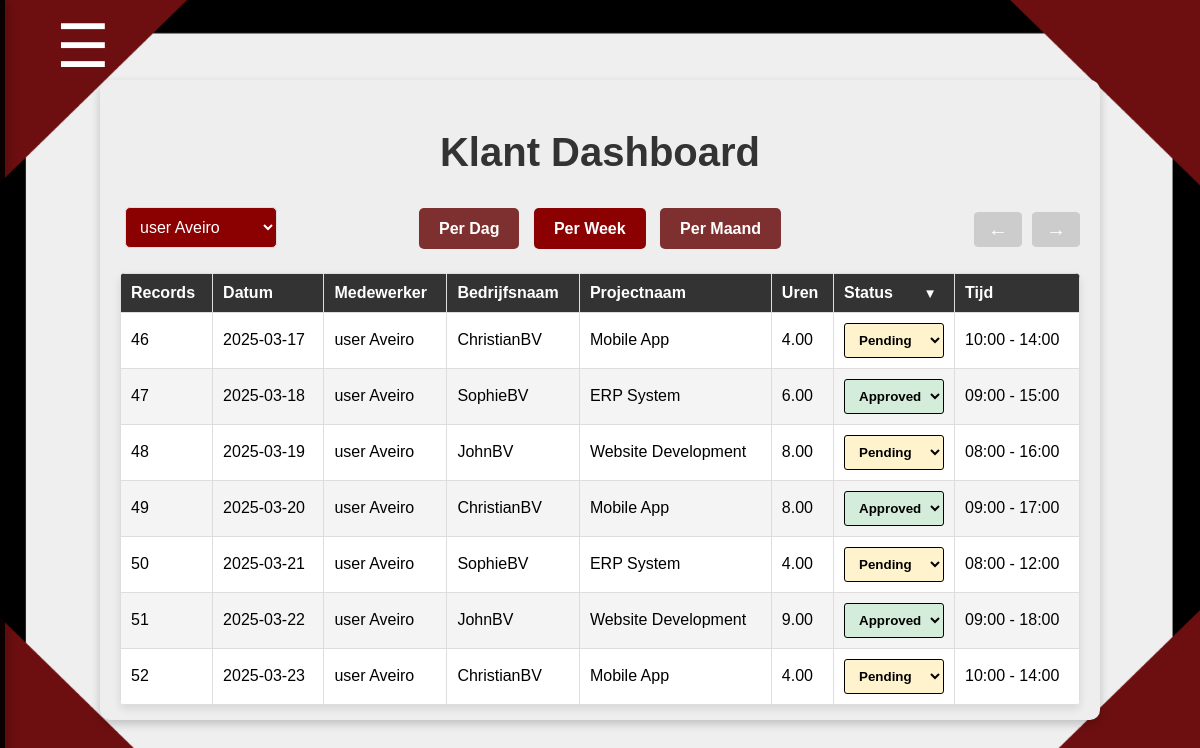
The app's page /klant-dashboard.php?filter=week&user_id=1 (signed in) with its own data.
### tables this page shows
CREATE TABLE `hours` (
                         `hours_id` int(11) NOT NULL,
                         `user_id` int(11) NOT NULL DEFAULT 1,
                         `project_id` int(11) NOT NULL,
                         `date` date NOT NULL,
                         `start_hours` time NOT NULL,
                         `eind_hours` time NOT NULL,
                         `hours` decimal(4,2) NOT NULL CHECK (`hours` between 0 and 24),
                         `accord` enum('Pending','Approved','Rejected') NOT NULL DEFAULT 'Pending',
                         `contract_hours` decimal(6,2) DEFAULT NULL,
                         `beschrijving` varchar(255) DEFAULT NULL
);

CREATE TABLE `users` (
                         `user_id` int(11) NOT NULL,
                         `name` varchar(255) NOT NULL,
                         `achternaam` varchar(255) NOT NULL,
                         `email` varchar(255) NOT NULL,
                         `telefoon` varchar(50) NOT NULL,
                         `password` varchar(255) NOT NULL,
                         `role` varchar(50) NOT NULL DEFAULT 'user'
);

CREATE TABLE `klant` (
                         `klant_id` int(11) NOT NULL,
                         `voornaam` varchar(255) NOT NULL,
                         `achternaam` varchar(255) NOT NULL,
                         `password` varchar(255) NOT NULL,
                         `role` varchar(50) NOT NULL DEFAULT 'klant',
                         `email` varchar(255) NOT NULL,
                         `telefoon` varchar(50) NOT NULL,
                         `bedrijfnaam` varchar(255) NOT NULL DEFAULT ''
);

CREATE TABLE `project` (
                           `project_id` int(11) NOT NULL,
                           `project_naam` varchar(255) NOT NULL,
                           `klant_id` int(11) NOT NULL,
                           `user_id` int(11) NOT NULL,
                           `beschrijving` text NOT NULL
);

### klant-dashboard.php (the view, shortened to what this page needs)
<?php
$filter = $_GET['filter'] ?? 'day';
$selectedUserId = $_GET['user_id'] ?? '';
$sql = "SELECT h.hours_id, h.date, u.name, u.achternaam, h.hours, h.start_hours, h.eind_hours, h.accord,
                k.bedrijfnaam AS bedrijfsnaam, p.project_naam AS projectnaam
        FROM hours h
        JOIN users u ON h.user_id = u.user_id
        LEFT JOIN project p ON h.project_id = p.project_id
        LEFT JOIN klant k ON p.klant_id = k.klant_id
        WHERE h.date BETWEEN :start_date AND :end_date";
if (!empty($selectedUserId)) {
    $sql .= " AND u.user_id = :user_id";
}
$limit = 7;
$page = max(1, (int)($_GET['page'] ?? 1));
$offset = ($page - 1) * $limit;
$dateRange = [
    'day' => [date('Y-m-d'), date('Y-m-d')],
    'week' => [date('Y-m-d', strtotime('monday this week')), date('Y-m-d', strtotime('sunday this week'))],
    'month' => [date('Y-m-01'), date('Y-m-t')]
];
[$start_date, $end_date] = $dateRange[$filter] ?? $dateRange['day'];
try {
    $stmt = $pdo->prepare($sql . " ORDER BY h.date ASC LIMIT :limit OFFSET :offset");
    $params = ['start_date' => $start_date, 'end_date' => $end_date];
    if (!empty($selectedUserId)) $params['user_id'] = $selectedUserId;
    foreach ($params as $key => $val) $stmt->bindValue(":$key", $val);
    $stmt->bindValue(':limit', $limit, PDO::PARAM_INT);
    $stmt->bindValue(':offset', $offset, PDO::PARAM_INT);
    $stmt->execute();
    $hoursData = $stmt->fetchAll(PDO::FETCH_ASSOC);
    $gebruikers = $pdo->query("SELECT user_id, name, achternaam FROM users WHERE role = 'user' ORDER BY name ASC")
        ->fetchAll(PDO::FETCH_ASSOC);
    $sqlTotal = "
        SELECT COUNT(*) FROM hours h
        JOIN users u ON h.user_id = u.user_id
        LEFT JOIN project p ON h.project_id = p.project_id
        LEFT JOIN klant k ON p.klant_id = k.klant_id
        WHERE h.date BETWEEN :start_date AND :end_date"
        . (!empty($selectedUserId) ? " AND u.user_id = :user_id" : "");
    $stmtTotal = $pdo->prepare($sqlTotal);
    $stmtTotal->execute($params);
    $totalRecords = $stmtTotal->fetchColumn();
    $totalPages = ceil($totalRecords / $limit);
} catch (PDOException $e) {
    die("Fout bij het ophalen van gegevens: " . $e->getMessage());
}
?>
<!DOCTYPE html>
<html lang="nl">
<head>
    <link rel="stylesheet" href="css/gebruikers_uren.css">
</head>
<body>
<?php include 'sidebar.php'; ?>
<div class="container">
    <h1>Klant Dashboard</h1>
    <div class="filter-links">
        <a href="?filter=day&user_id=<?php echo urlencode($selectedUserId); ?>" class="<?php echo $filter === 'day' ? 'active' : ''; ?>">Per Dag</a>
        <a href="?filter=week&user_id=<?php echo urlencode($selectedUserId); ?>" class="<?php echo $filter === 'week' ? 'active' : ''; ?>">Per Week</a>
        <a href="?filter=month&user_id=<?php echo urlencode($selectedUserId); ?>" class="<?php echo $filter === 'month' ? 'active' : ''; ?>">Per Maand</a>
    </div>
    <div class="filters">
        <select id="gebruikerFilter" onchange="updateGebruikerFilter()">
            <?php foreach ($gebruikers as $gebruiker): ?>
                <option value="<?php echo htmlspecialchars($gebruiker['user_id']); ?>"
                    <?php echo $gebruiker['user_id'] == ($_GET['user_id'] ?? '') ? 'selected' : ''; ?>>
                    <?php echo htmlspecialchars($gebruiker['name'] . ' ' . $gebruiker['achternaam']); ?>
                </option>
            <?php endforeach; ?>
        </select>
    </div>
    <table id="urenTabel">
        <thead>
        <tr>
            <th>Records</th>
            <th>Datum</th>
            <th>Medewerker</th>
            <th>Bedrijfsnaam</th>
            <th>Projectnaam</th>
            <th>Uren</th>
            <th class="status-th">
                Status
                <button id="dropdown-btn" class="dropdown-btn">▼</button>
            </th>
            <th>Tijd</th>
        </tr>
        </thead>
        <tbody>
        <div class="pagination">
            <a href="?page=<?php echo max(1, $page - 1); ?>&filter=<?php echo urlencode($filter); ?>&bedrijfsnaam=<?php echo urlencode($selectedBedrijfsnaam); ?>" class="prev <?php echo ($page <= 1) ? 'disabled' : ''; ?>" <?php echo ($page <= 1) ? 'aria-disabled="true"' : ''; ?>>&#8592;</a>
            <a href="?page=<?php echo min($totalPages, $page + 1); ?>&filter=<?php echo urlencode($filter); ?>&bedrijfsnaam=<?php echo urlencode($selectedBedrijfsnaam); ?>" class="next <?php echo ($page >= $totalPages) ? 'disabled' : ''; ?>" <?php echo ($page >= $totalPages) ? 'aria-disabled="true"' : ''; ?>>&#8594;</a>
        </div>
        <?php if (empty($hoursData)): ?>
            <tr><td colspan="8">Geen gegevens gevonden.</td></tr>
        <?php else: ?>
            <?php foreach ($hoursData as $row): ?>
                <tr>
                    <td><?php echo htmlspecialchars($row['hours_id']); ?></td>
                    <td><?php echo htmlspecialchars($row['date']); ?></td>
                    <td><?php echo htmlspecialchars($row['name'] . ' ' . $row['achternaam']); ?></td>
                    <td><?php echo htmlspecialchars($row['bedrijfsnaam'] ?? 'N/A'); ?></td>
                    <td><?php echo htmlspecialchars($row['projectnaam'] ?? 'N/A'); ?></td>
                    <td><?php echo htmlspecialchars($row['hours']); ?></td>
                    <td class="select-td">
                        <select class="status-dropdown <?php echo strtolower($row['accord']); ?>" data-hours-id="<?php echo htmlspecialchars($row['hours_id']); ?>">
                            <option value="Pending" <?php echo $row['accord'] === 'Pending' ? 'selected' : ''; ?>>Pending</option>
                            <option value="Approved" <?php echo $row['accord'] === 'Approved' ? 'selected' : ''; ?>>Approved</option>
                        </select>
                    </td>
                    <td><?php echo date('H:i', strtotime($row['start_hours'])) . ' - ' . date('H:i', strtotime($row['eind_hours'])); ?></td>
                </tr>
            <?php endforeach; ?>
        <?php endif; ?>
        </tbody>
    </table>
</div>
</body>
</html>

### sidebar.php (shortened to what this page needs)
<!DOCTYPE html>
<html lang="en">
<head>
    <link href="css/sidebar.css" rel="stylesheet">
</head>
<body>
<button class="toggle-btn" id="toggleBtn" onclick="toggleSidebar()">☰</button>
<div id="mySidebar" class="sidebar">
</div>
</body>
</html>

### css/gebruikers_uren.css (style rules this page uses)
body { font-family: Arial, sans-serif; margin: 0; padding: 0; background-image: url("../img/achtergrond(nieuw).png"); background-size: 100% 100%; height: 100vh; display: flex; justify-content: center; align-items: center; }
.container { position: relative; width: 80%; max-width: 1200px; margin: 20px auto; padding: 20px; background-color: #EEEEEE; border-radius: 10px; box-shadow: 0px 4px 10px rgba(0, 0, 0, 0.2); height: 600px; }
h1 { text-align: center; color: #333; margin-top: 30px; font-size: 2.5em; }
.filter-links { text-align: center; position: absolute; left: 50%; transform: translateX(-50%); top: 140px; }
.filter-links a { padding: 12px 20px; margin: 5px; text-decoration: none; color: #fff; background-color: rgba(99, 1, 1, 0.8); border-radius: 5px; transition: background-color 0.3s; font-weight: bold; }
.filter-links a:hover, .filter-links a.active { background: #8b0000; }
.filters { margin-bottom: 20px; }
.filters select, .filters input, .filters button { padding: 10px; margin: 5px; border: 1px solid #ddd; border-radius: 5px; font-size: 16px; background-color: #8b0000; color: white; transition: background-color 0.3s, color 0.3s; }
.filters select { padding: 10px; margin: 5px; border: 1px solid #ddd; border-radius: 5px; font-size: 16px; background-color: #8b0000; color: white; transition: background-color 0.3s, color 0.3s; }
.filters select option { color: white; }
table { width: 100%; border-collapse: collapse; background: white; box-shadow: 0px 4px 8px rgba(0, 0, 0, 0.1); border-radius: 5px; overflow: hidden; margin-top: 20px; }
th, td { padding: 10px; border: 1px solid #ddd; text-align: left; }
th { background: #333; color: white; font-weight: bold; }
tr:nth-child(even) { background: #f4f4f4; }
.pagination { position: absolute; right: 15px; top: 122px; display: flex; justify-content: flex-end; align-items: center; }
.pagination a { padding: 6px 14px; text-decoration: none; background-color: #8b0000; color: white; margin: 10px 5px; font-size: 20px; display: inline-block; transition: background-color 0.3s; border-radius: 10%; text-align: center; }
.pagination a.disabled { background-color: #ccc; cursor: not-allowed; }
select.status-dropdown { height: 35px; border-radius: 3px; font-weight: bold; padding-left: 10px; padding-right: 5px; border: solid 1px black; }
select.status-dropdown option { background-color: #fff; border-radius: 0; font-size: 14px; }
select.status-dropdown::after { content: ''; position: absolute; top: 50%; right: 10px; border: 6px solid transparent; pointer-events: none; transform: translateY(-50%); }
.status-th { width: 100px; }
.status-dropdown { padding: 5px; border-radius: 4px; border: 1px solid #ccc; color: black; background-color: white; }
.status-dropdown.approved { background-color: #d4edda; }
.status-dropdown.pending { background-color: #fff3cd; }
.status-dropdown option { color: black; background-color: white; }
.status-dropdown option:checked { background-color: #e0e0e0; }
.dropdown-btn { text-decoration: none; background-color: transparent; color: white; border: none; margin-left: 20px; cursor: pointer; }

### css/sidebar.css (style rules this page uses)
.sidebar { height: 100%; width: 250px; position: fixed; top: 0; left: -250px; background-color: white; opacity: 0.9; overflow-x: hidden; transition: 0.5s; padding-top: 20px; display: flex; flex-direction: column; align-items: center; gap: 15px; border-right: outset 5px black; box-shadow: 4px 0px 10px rgba(0, 0, 0, 0.2); z-index: 9999; }
.toggle-btn { position: absolute; top: 10px; left: 50px; font-size: 60px; cursor: pointer; color: white; background-color: transparent; border: none; transition: 0.3s; }

### records on screen
hours: hours_id "46", date "2025-03-17", user.achternaam "user Aveiro", klant.bedrijfnaam "ChristianBV", project.project_naam "Mobile App", hours "4.00", accord+hours_id "Pending", start_hours "10:00", eind_hours "14:00"
hours: hours_id "47", date "2025-03-18", user.achternaam "user Aveiro", klant.bedrijfnaam "SophieBV", project.project_naam "ERP System", hours "6.00", accord+hours_id "Approved", start_hours "09:00", eind_hours "15:00"
hours: hours_id "48", date "2025-03-19", user.achternaam "user Aveiro", klant.bedrijfnaam "JohnBV", project.project_naam "Website Development", hours "8.00", accord+hours_id "Pending", start_hours "08:00", eind_hours "16:00"
hours: hours_id "49", date "2025-03-20", user.achternaam "user Aveiro", klant.bedrijfnaam "ChristianBV", project.project_naam "Mobile App", hours "8.00", accord+hours_id "Approved", start_hours "09:00", eind_hours "17:00"
hours: hours_id "50", date "2025-03-21", user.achternaam "user Aveiro", klant.bedrijfnaam "SophieBV", project.project_naam "ERP System", hours "4.00", accord+hours_id "Pending", start_hours "08:00", eind_hours "12:00"
hours: hours_id "51", date "2025-03-22", user.achternaam "user Aveiro", klant.bedrijfnaam "JohnBV", project.project_naam "Website Development", hours "9.00", accord+hours_id "Approved", start_hours "09:00", eind_hours "18:00"
hours: hours_id "52", date "2025-03-23", user.achternaam "user Aveiro", klant.bedrijfnaam "ChristianBV", project.project_naam "Mobile App", hours "4.00", accord+hours_id "Pending", start_hours "10:00", eind_hours "14:00"

### other values on screen
form field value "user Aveiro"
